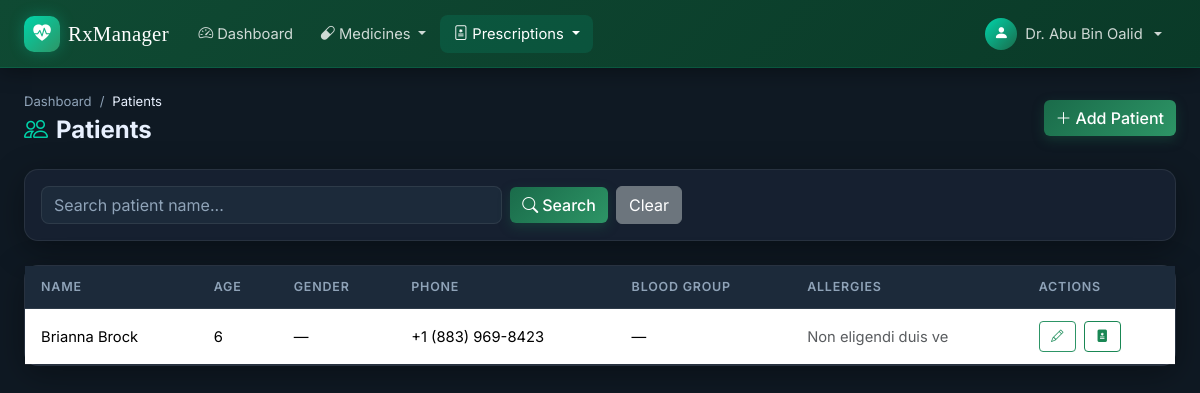
The app's page /prescriptions/patients/ (signed in) with its own data.
### accounts/models.py (models this page shows, shortened)
class Doctor(AbstractUser):
    name = models.CharField(max_length=200)
    email = models.EmailField(unique=True)
    specialization = models.CharField(max_length=200, blank=True)
    phone = models.CharField(max_length=20, blank=True)
    clinic_name = models.CharField(max_length=300, blank=True)
    clinic_address = models.TextField(blank=True)
    signature = models.ImageField(upload_to='signatures/', blank=True, null=True)
    bmdc_reg_no = models.CharField(max_length=100, blank=True, verbose_name='BMDC Reg. No.')
    degrees = models.CharField(max_length=300, blank=True, help_text='e.g. MBBS, MD, FCPS')
    USERNAME_FIELD = 'email'
    REQUIRED_FIELDS = ['username', 'name']
    class Meta:
        verbose_name = 'Doctor'
        verbose_name_plural = 'Doctors'

### prescriptions/models.py (models this page shows, shortened)
class Patient(models.Model):
    GENDER_CHOICES = [
        ('M', 'Male'),
        ('F', 'Female'),
        ('O', 'Other'),
    ]
    BLOOD_GROUP_CHOICES = [
        ('A+', 'A+'), ('A-', 'A-'),
        ('B+', 'B+'), ('B-', 'B-'),
        ('AB+', 'AB+'), ('AB-', 'AB-'),
        ('O+', 'O+'), ('O-', 'O-'),
        ('', 'Unknown'),
    ]
    doctor = models.ForeignKey(Doctor, on_delete=models.CASCADE, related_name='patients')
    name = models.CharField(max_length=200)
    age = models.PositiveIntegerField(null=True, blank=True)
    gender = models.CharField(max_length=1, choices=GENDER_CHOICES, blank=True)
    phone = models.CharField(max_length=20, blank=True)
    address = models.TextField(blank=True)
    blood_group = models.CharField(max_length=5, choices=BLOOD_GROUP_CHOICES, blank=True)
    weight = models.DecimalField(max_digits=5, decimal_places=1, null=True, blank=True, help_text='kg')
    allergies = models.TextField(blank=True)
    created_at = models.DateTimeField(auto_now_add=True)
    class Meta:
        ordering = ['name']

### prescriptions/views.py (the view)
# urls.py: path('patients/', views.patient_list, name='patient_list'),
@login_required
def patient_list(request):
    patients = Patient.objects.filter(doctor=request.user)
    q = request.GET.get('q', '').strip()
    if q:
        patients = patients.filter(name__icontains=q)
    return render(request, 'prescriptions/patient_list.html', {'patients': patients, 'q': q})

### templates/prescriptions/patient_list.html (shortened to what this page needs)
{% extends 'base.html' %}
{% block content %}
<div class="page-header">
  <div>
    <nav aria-label="breadcrumb"><ol class="breadcrumb mb-1">
      <li class="breadcrumb-item"><a href="{% url 'accounts:dashboard' %}">Dashboard</a></li>
      <li class="breadcrumb-item active">Patients</li>
    </ol></nav>
    <h1><i class="bi bi-people me-2" style="color:var(--accent)"></i>Patients</h1>
  </div>
  <a href="{% url 'prescriptions:patient_create' %}" class="btn btn-primary"><i class="bi bi-plus-lg me-1"></i>Add Patient</a>
</div>
<form method="get" class="card p-3 mb-4">
  <div class="row g-2 align-items-end">
    <div class="col-md-5">
      <input type="text" name="q" value="{{ q }}" class="form-control" placeholder="Search patient name...">
    </div>
    <div class="col-auto">
      <button type="submit" class="btn btn-primary"><i class="bi bi-search me-1"></i>Search</button>
      <a href="{% url 'prescriptions:patient_list' %}" class="btn btn-secondary ms-1">Clear</a>
    </div>
  </div>
</form>
<div class="card">
  {% if patients %}
  <div class="table-responsive">
    <table class="table table-hover mb-0">
      <thead><tr>
        <th>Name</th><th>Age</th><th>Gender</th><th>Phone</th><th>Blood Group</th><th>Allergies</th><th>Actions</th>
      </tr></thead>
      <tbody>
        {% for patient in patients %}
        <tr>
          <td class="fw-600">{{ patient.name }}</td>
          <td>{{ patient.age|default:"—" }}</td>
          <td>{{ patient.get_gender_display|default:"—" }}</td>
          <td>{{ patient.phone|default:"—" }}</td>
          <td>{% if patient.blood_group %}<span class="badge badge-dosage">{{ patient.blood_group }}</span>{% else %}—{% endif %}</td>
          <td class="text-muted">{{ patient.allergies|truncatechars:30|default:"—" }}</td>
          <td>
            <a href="{% url 'prescriptions:patient_update' patient.pk %}" class="btn btn-sm btn-outline-primary me-1"><i class="bi bi-pencil"></i></a>
            <a href="{% url 'prescriptions:prescription_create' %}?patient_id={{ patient.pk }}" class="btn btn-sm btn-outline-success"><i class="bi bi-file-medical-fill"></i></a>
          </td>
        </tr>
        {% endfor %}
      </tbody>
    </table>
  </div>
  {% else %}
  <div class="empty-state"><i class="bi bi-people d-block"></i><p>No patients found.</p></div>
  {% endif %}
</div>
{% endblock %}

### templates/base.html (shortened to what this page needs)
<!DOCTYPE html>
<html lang="en">
<head>
  <link href="https://cdn.jsdelivr.net/npm/bootstrap@5.3.2/dist/css/bootstrap.min.css" rel="stylesheet"/>
  <link href="https://cdn.jsdelivr.net/npm/bootstrap-icons@1.11.3/font/bootstrap-icons.min.css" rel="stylesheet"/>
  {% load static %}
  <link rel="stylesheet" href="{% static 'css/style.css' %}"/>
</head>
<body>
{% if user.is_authenticated %}
<nav class="navbar navbar-expand-lg navbar-dark sticky-top" id="mainNav">
  <div class="container-fluid px-4">
    <a class="navbar-brand d-flex align-items-center gap-2" href="{% url 'accounts:dashboard' %}">
      <div class="brand-icon"><i class="bi bi-heart-pulse-fill"></i></div>
      <span>RxManager</span>
    </a>
    <div class="collapse navbar-collapse" id="navbarNav">
      <ul class="navbar-nav me-auto">
        <li class="nav-item">
          <a class="nav-link {% if request.resolver_match.namespace == 'accounts' and request.resolver_match.url_name == 'dashboard' %}active{% endif %}"
             href="{% url 'accounts:dashboard' %}">
            <i class="bi bi-speedometer2 me-1"></i>Dashboard
          </a>
        </li>
        <li class="nav-item dropdown">
          <a class="nav-link dropdown-toggle {% if request.resolver_match.namespace == 'medicines' %}active{% endif %}"
             href="#" role="button" data-bs-toggle="dropdown">
            <i class="bi bi-capsule me-1"></i>Medicines
          </a>
        </li>
        <li class="nav-item dropdown">
          <a class="nav-link dropdown-toggle {% if request.resolver_match.namespace == 'prescriptions' %}active{% endif %}"
             href="#" role="button" data-bs-toggle="dropdown">
            <i class="bi bi-file-medical me-1"></i>Prescriptions
          </a>
        </li>
      </ul>
      <ul class="navbar-nav align-items-center">
        <li class="nav-item dropdown">
          <a class="nav-link dropdown-toggle d-flex align-items-center gap-2" href="#" role="button" data-bs-toggle="dropdown">
            <div class="nav-avatar"><i class="bi bi-person-fill"></i></div>
            <span class="d-none d-md-inline">Dr. {{ user.name }}</span>
          </a>
        </li>
      </ul>
    </div>
  </div>
</nav>
{% endif %}
<main class="{% if user.is_authenticated %}main-content{% endif %}">
  <div class="{% if not user.is_authenticated %}auth-wrapper{% else %}container-fluid px-4 py-4{% endif %}">
    {% block content %}{% endblock %}
  </div>
</main>
</body>
</html>

### static/css/style.css (style rules this page uses)
:root { --primary: #1a6b4a; --primary-dark: #0f4a33; --primary-light: #2d9566; --accent: #00d4aa; --bg: #0f1923; --bg-card: #162030; --bg-card2: #1c2a3a; --border: rgba(255,255,255,0.08); --text: #e8f0fe; --text-muted: #8fa3b8; --shadow: 0 8px 32px rgba(0,0,0,0.35); --radius: 14px; --radius-sm: 8px; }
*, *::before, *::after { box-sizing: border-box; }
body { font-family: 'Inter', sans-serif; background: var(--bg); color: var(--text); min-height: 100vh; font-size: 0.92rem; }
#mainNav { background: linear-gradient(135deg, var(--primary-dark) 0%, #0a3a28 100%); border-bottom: 1px solid rgba(0,212,170,0.15); box-shadow: 0 2px 20px rgba(0,0,0,0.4); padding: 0.6rem 0; }
.brand-icon { width: 36px; height: 36px; background: linear-gradient(135deg, var(--accent), var(--primary-light)); border-radius: 10px; display: flex; align-items: center; justify-content: center; font-size: 1.1rem; color: white; box-shadow: 0 0 15px rgba(0,212,170,0.3); }
.navbar-brand span { font-family: 'Playfair Display', serif; font-size: 1.3rem; letter-spacing: 0.3px; }
.navbar-dark .navbar-nav .nav-link { color: rgba(255,255,255,0.8); padding: 0.5rem 0.85rem; border-radius: var(--radius-sm); transition: all 0.2s; }
.navbar-dark .navbar-nav .nav-link:hover, .navbar-dark .navbar-nav .nav-link.active { color: #fff; background: rgba(0,212,170,0.12); }
.nav-avatar { width: 32px; height: 32px; border-radius: 50%; background: linear-gradient(135deg, var(--accent), var(--primary)); display: flex; align-items: center; justify-content: center; color: white; }
.main-content { min-height: calc(100vh - 62px); }
.card { background: var(--bg-card); border: 1px solid var(--border); border-radius: var(--radius); box-shadow: var(--shadow); }
.table { color: var(--text); }
.table thead th { background: var(--bg-card2); color: var(--text-muted); font-size: 0.78rem; text-transform: uppercase; letter-spacing: 0.8px; border-color: var(--border); font-weight: 600; padding: 0.75rem 1rem; }
.table tbody td { border-color: var(--border); vertical-align: middle; padding: 0.75rem 1rem; }
.form-control, .form-select { background: var(--bg-card2); border: 1px solid var(--border); color: var(--text); border-radius: var(--radius-sm); }
.form-control::placeholder { color: var(--text-muted); }
.btn-primary { background: linear-gradient(135deg, var(--primary), var(--primary-light)); border: none; font-weight: 500; transition: all 0.2s; box-shadow: 0 4px 12px rgba(26,107,74,0.35); }
.btn-outline-primary { border-color: var(--primary-light); color: var(--primary-light); }
.btn-sm { font-size: 0.78rem; padding: 0.3rem 0.7rem; }
.page-header { display: flex; align-items: center; justify-content: space-between; margin-bottom: 1.5rem; flex-wrap: wrap; gap: 0.75rem; }
.page-header h1 { font-size: 1.5rem; font-weight: 700; margin: 0; }
.breadcrumb-item, .breadcrumb-item a { color: var(--text-muted); font-size: 0.82rem; text-decoration: none; }
.breadcrumb-item.active { color: var(--text); }
.breadcrumb-item + .breadcrumb-item::before { color: var(--text-muted); }

### records on screen
Doctor: name "Abu Bin Oalid"
Patient: name "Brianna Brock", age "6", gender "—", phone "+1 (883) 969-8423", allergies "Non eligendi duis ve"
